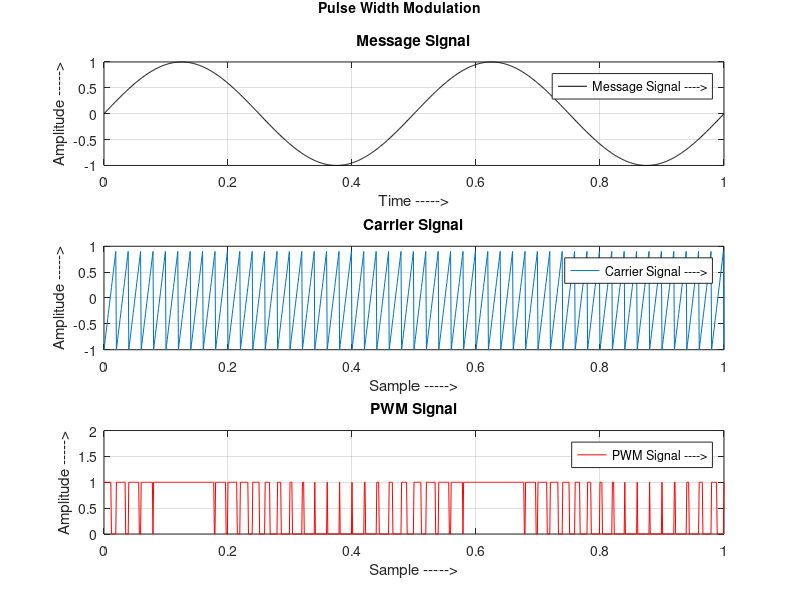

MATLAB code to generate this figure:
clc;
clear all;
t = 0:0.001:1;

fc = 50;
fm = 2;
a = 1;
b = 1;

vc = a.*sawtooth(2*pi*fc*t);
vm = b.*sin(2*pi*fm*t);
n = length(vc);
for i = 1:n
    if (vm(i)>=vc(i))
        pwm(i) = 1;
    else
        pwm(i) = 0;
    end
end
% Representation of the Message Signal
subplot(3,1,1);
plot(t,vm,'black');
xlabel('Time ----->');
ylabel('Amplitude ----->');
title('Message Signal');
legend('Message Signal ---->');
grid on;
% Representation of the Carrier Signal
subplot(3,1,2);
plot(t,vc);
xlabel('Sample ----->');
ylabel('Amplitude ----->');
title('Carrier Signal');
legend('Carrier Signal ---->');
grid on;
% Representation of the PWM Signal
subplot(3,1,3);
plot(t,pwm,'red');
xlabel('Sample ----->');
ylabel('Amplitude ----->');
title('PWM Signal');
legend('PWM Signal ---->');
axis([0 1 0 2]);
grid on;
% Add title to the Overall Plot
ha = axes ('Position',[0 0 1 1],'Xlim',[0 1],'Ylim',[0 1],'Box','off','Visible','off','Units','normalized', 'clipping' , 'off');
text (0.5, 1,'\bf Pulse Width Modulation ','HorizontalAlignment','center','VerticalAlignment', 'top')